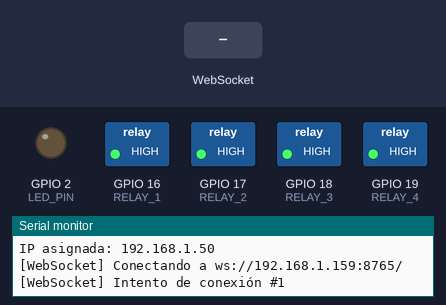
Simulated run of this sketch. Board: ESP32. Parts: switched loads named in the sketch (green lamp = pin HIGH), output pins drawn as LEDs (lit = HIGH), the last lines printed to the serial monitor. The inputs (shaded band) are chosen by the test bench. WiFi joins after 1.5 s; servers stay silent unless stated.

Above: at 2.8 s.
2.9 s: WebSocket text "1" received
At 4.9 s:
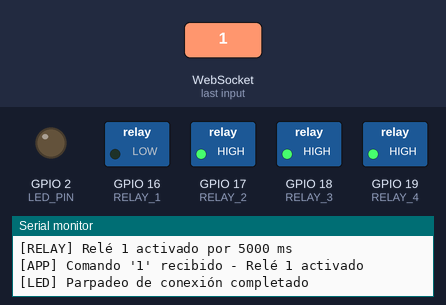
5.9 s: WebSocket text "2" received
At 6.3 s:
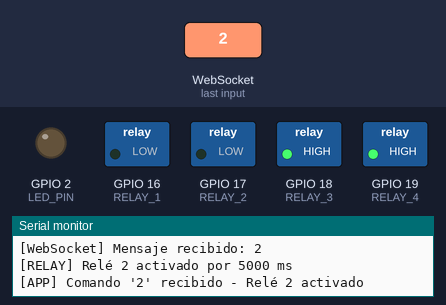
8.9 s: WebSocket text "led" received
At 9.6 s:
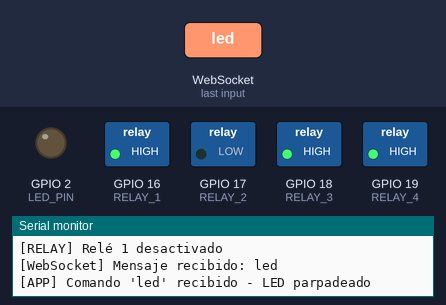
10.5 s: WebSocket text "3" received
At 11.5 s:
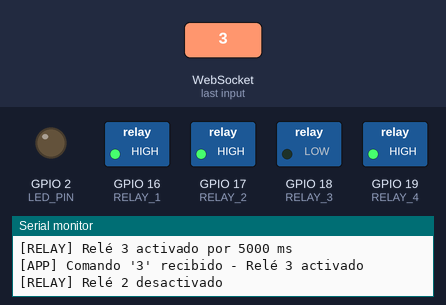
12.4 s: WebSocket text "4" received
At 13.4 s:
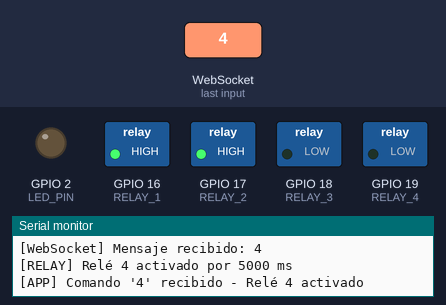
13.9 s: WebSocket text "1" received
At 14.5 s:
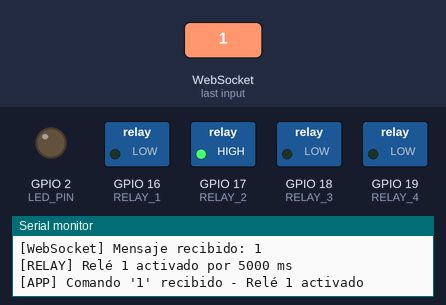
Timing chart, 0 to 20.4 s (numbered marks = the images above; inputs shaded):
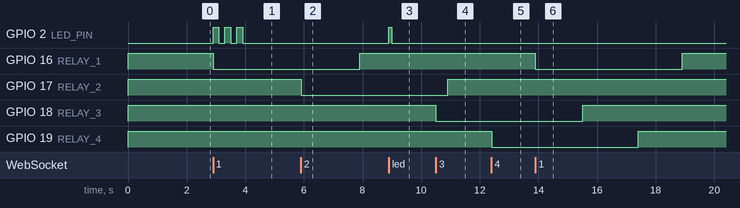

Measured:
- after the input at 2.9 s, GPIO 2 (LED_PIN): alternates HIGH for 0.20 s and LOW for 0.20 s, 6 changes in all, then stays LOW, starting at once; GPIO 16 (RELAY_1): HIGH → LOW at once
- after the input at 5.9 s, GPIO 17 (RELAY_2): HIGH → LOW at once
- after the input at 8.9 s, GPIO 2 (LED_PIN): LOW → HIGH at once, → LOW 0.10 s later
- after the input at 10.5 s, GPIO 18 (RELAY_3): HIGH → LOW at once
- after the input at 12.4 s, GPIO 19 (RELAY_4): HIGH → LOW at once
- after the input at 13.9 s, GPIO 16 (RELAY_1): HIGH → LOW at once, → HIGH 5.0 s later

The sketch:

CodigoESP32.ino
```cpp
#include <WiFi.h>
#include <WebSocketsClient.h>

const char* ssid = "INFINITUM05A4_2.4";
const char* password = "5XE5sd88pt";
const char* websocket_server = "192.168.1.159";
const uint16_t websocket_port = 8765;

WebSocketsClient webSocket;

// Pines GPIO para los relevadores
#define RELAY_1 16
#define RELAY_2 17
#define RELAY_3 18
#define RELAY_4 19
#define LED_PIN 2

// Variables de conexión
unsigned long lastReconnectAttempt = 0;
unsigned long lastPingCheck = 0;
unsigned long lastWebSocketConnectionTime = 0;
unsigned long lastPongTime = 0;
unsigned long lastHeartbeat = 0;
bool isConnected = false;
bool wifiWasConnected = true;

// Variables para parpadeo del LED de estado
bool blinkOnConnect = false;
unsigned long blinkStartTime = 0;
int blinkCount = 0;
bool ledState = LOW;

// Variables para controlar relés por tiempo
bool relayTimers[4] = {false, false, false, false};
unsigned long relayStartTimes[4] = {0, 0, 0, 0};
const unsigned long RELAY_ON_DURATION = 5000; // 5 segundos

// Variables para watchdog y health check
unsigned long lastLoopTime = 0;
unsigned long connectionStartTime = 0;
int reconnectAttempts = 0;

// Función para inicializar relés
void initRelays() {
  pinMode(RELAY_1, OUTPUT);
  pinMode(RELAY_2, OUTPUT);
  pinMode(RELAY_3, OUTPUT);
  pinMode(RELAY_4, OUTPUT);

  // Apagar todos los relevadores al inicio (HIGH si son activos en LOW)
  digitalWrite(RELAY_1, HIGH);
  digitalWrite(RELAY_2, HIGH);
  digitalWrite(RELAY_3, HIGH);
  digitalWrite(RELAY_4, HIGH);

  Serial.println("[RELAY] Todos los relés inicializados y apagados");
}

// Función para activar un relé específico
void activateRelay(int relayNumber) {
  if (relayNumber < 1 || relayNumber > 4) {
    Serial.printf("[RELAY] Número de relé inválido: %d\n", relayNumber);
    return;
  }

  int relayPin;
  switch (relayNumber) {
    case 1: relayPin = RELAY_1; break;
    case 2: relayPin = RELAY_2; break;
    case 3: relayPin = RELAY_3; break;
    case 4: relayPin = RELAY_4; break;
    default: return;
  }

  // Activar el relé (LOW para activar)
  digitalWrite(relayPin, LOW);
  relayTimers[relayNumber - 1] = true;
  relayStartTimes[relayNumber - 1] = millis();

  Serial.printf("[RELAY] Relé %d activado por %lu ms\n", relayNumber, RELAY_ON_DURATION);
}

// Función para manejar los temporizadores de los relés
void handleRelayTimers() {
  unsigned long currentMillis = millis();

  for (int i = 0; i < 4; i++) {
    if (relayTimers[i]) {
      if (currentMillis - relayStartTimes[i] >= RELAY_ON_DURATION) {
        // Apagar el relé (HIGH para desactivar)
        int relayPin;
        switch (i) {
          case 0: relayPin = RELAY_1; break;
          case 1: relayPin = RELAY_2; break;
          case 2: relayPin = RELAY_3; break;
          case 3: relayPin = RELAY_4; break;
        }

        digitalWrite(relayPin, HIGH);
        relayTimers[i] = false;
        Serial.printf("[RELAY] Relé %d desactivado\n", i + 1);
      }
    }
  }
}

// Evento del WebSocket
void webSocketEvent(WStype_t type, uint8_t* payload, size_t length) {
  switch (type) {
    case WStype_DISCONNECTED:
      Serial.println("[WebSocket] Desconectado.");
      isConnected = false;
      reconnectAttempts = 0;
      break;

    case WStype_CONNECTED:
      Serial.printf("[WebSocket] Conectado a: %s\n", payload);
      isConnected = true;
      lastWebSocketConnectionTime = millis();
      lastPongTime = millis();
      lastHeartbeat = millis();
      connectionStartTime = millis();
      reconnectAttempts = 0;

      // Parpadeo de confirmación
      blinkOnConnect = true;
      blinkStartTime = millis();
      blinkCount = 0;
      ledState = LOW;
      digitalWrite(LED_PIN, ledState);

      Serial.println("[WebSocket] Enviando ping inicial...");
      webSocket.sendPing();
      break;

    case WStype_TEXT:
      {
        Serial.printf("[WebSocket] Mensaje recibido: %s\n", payload);
        lastHeartbeat = millis(); // Actualizar heartbeat en cualquier mensaje

        // Procesar comandos para relés
        String command = String((char*)payload);

        if (command == "1") {
          activateRelay(1);
          Serial.println("[APP] Comando '1' recibido - Relé 1 activado");
        }
        else if (command == "2") {
          activateRelay(2);
          Serial.println("[APP] Comando '2' recibido - Relé 2 activado");
        }
        else if (command == "3") {
          activateRelay(3);
          Serial.println("[APP] Comando '3' recibido - Relé 3 activado");
        }
        else if (command == "4") {
          activateRelay(4);
          Serial.println("[APP] Comando '4' recibido - Relé 4 activado");
        }
        else if (command == "led") {
          // Comando especial para el LED de estado
          digitalWrite(LED_PIN, HIGH);
          delay(100);
          digitalWrite(LED_PIN, LOW);
          Serial.println("[APP] Comando 'led' recibido - LED parpadeado");
        }
        else {
          Serial.printf("[APP] Comando desconocido: %s\n", command.c_str());
        }
      }
      break;

    case WStype_PING:
      Serial.println("[WebSocket] Ping recibido del servidor");
      lastHeartbeat = millis();
      // La librería responde automáticamente con PONG
      break;

    case WStype_PONG:
      Serial.println("[WebSocket] Pong recibido del servidor");
      lastPongTime = millis();
      lastHeartbeat = millis();
      break;

    case WStype_ERROR:
      Serial.printf("[WebSocket] Error: %s\n", payload);
      break;

    case WStype_FRAGMENT_TEXT_START:
    case WStype_FRAGMENT_BIN_START:
    case WStype_FRAGMENT:
    case WStype_FRAGMENT_FIN:
      Serial.println("[WebSocket] Fragmento recibido");
      break;
  }
}

void connectWiFi() {
  if (WiFi.status() != WL_CONNECTED) {
    if (wifiWasConnected) {
      Serial.println("[WiFi] Conexión perdida. Reintentando...");
      wifiWasConnected = false;
    }

    WiFi.disconnect();
    delay(100);
    WiFi.begin(ssid, password);

    unsigned long startAttemptTime = millis();
    int attempts = 0;

    while (WiFi.status() != WL_CONNECTED && millis() - startAttemptTime < 15000) {
      delay(500);
      Serial.print(".");
      attempts++;

      // Si tarda mucho, reiniciar el proceso
      if (attempts > 20) {
        Serial.println("\n[WiFi] Reiniciando proceso de conexión...");
        WiFi.disconnect();
        delay(1000);
        WiFi.begin(ssid, password);
        attempts = 0;
        startAttemptTime = millis();
      }
    }

    if (WiFi.status() == WL_CONNECTED) {
      Serial.printf("\n[WiFi] Reconectado. IP: %s\n", WiFi.localIP().toString().c_str());
      Serial.printf("[WiFi] RSSI: %d dBm\n", WiFi.RSSI());
      wifiWasConnected = true;
    } else {
      Serial.println("\n[WiFi] FALLO: No se pudo reconectar");
    }
  }
}

void connectWebSocket() {
  if (WiFi.status() != WL_CONNECTED) {
    Serial.println("[WebSocket] WiFi no conectado, no se puede conectar WebSocket");
    return;
  }

  Serial.printf("[WebSocket] Conectando a ws://%s:%d/\n", websocket_server, websocket_port);

  // Configuraciones adicionales para mayor estabilidad
  webSocket.begin(websocket_server, websocket_port, "/");
  webSocket.onEvent(webSocketEvent);
  webSocket.setReconnectInterval(3000);
  webSocket.enableHeartbeat(15000, 3000, 2); // ping cada 15s, timeout 3s, 2 intentos

  reconnectAttempts++;
  Serial.printf("[WebSocket] Intento de conexión #%d\n", reconnectAttempts);
}

void checkWebSocketHealth() {
  unsigned long currentMillis = millis();

  // Verificar si el WebSocket está realmente activo
  if (isConnected) {
    // Si no hemos recibido nada en 30 segundos, algo está mal
    if (currentMillis - lastHeartbeat > 30000) {
      Serial.println("[Health] WebSocket sin actividad por 30s - forzando reconexión");
      webSocket.disconnect();
      isConnected = false;
      return;
    }

    // Enviar ping manual cada 20 segundos si estamos conectados
    if (currentMillis - lastPingCheck > 20000) {
      lastPingCheck = currentMillis;
      Serial.println("[Health] Enviando ping manual...");
      webSocket.sendPing();
    }

    // Verificar si llevamos mucho tiempo sin recibir pong
    if (currentMillis - lastPongTime > 45000) {
      Serial.println("[Health] Sin PONG por 45s - conexión probablemente muerta");
      webSocket.disconnect();
      isConnected = false;
      return;
    }
  }
}

void printStatus() {
  static unsigned long lastStatusPrint = 0;
  unsigned long currentMillis = millis();

  if (currentMillis - lastStatusPrint > 30000) { // Cada 30 segundos
    lastStatusPrint = currentMillis;

    Serial.println("\n=== STATUS REPORT ===");
    Serial.printf("WiFi: %s (RSSI: %d dBm)\n",
                  WiFi.status() == WL_CONNECTED ? "OK" : "DESCONECTADO",
                  WiFi.RSSI());
    Serial.printf("WebSocket: %s\n", isConnected ? "CONECTADO" : "DESCONECTADO");
    Serial.printf("Uptime: %lu ms\n", currentMillis);
    Serial.printf("Heap libre: %d bytes\n", ESP.getFreeHeap());
    Serial.printf("Último heartbeat: hace %lu ms\n", currentMillis - lastHeartbeat);
    Serial.printf("Último pong: hace %lu ms\n", currentMillis - lastPongTime);
    Serial.printf("Intentos reconexión: %d\n", reconnectAttempts);

    // Estado de los relés
    Serial.print("Relés activos: ");
    for (int i = 0; i < 4; i++) {
      if (relayTimers[i]) {
        Serial.printf("R%d ", i + 1);
      }
    }
    Serial.println();
    Serial.println("==================\n");
  }
}

void setup() {
  Serial.begin(115200);
  Serial.println("\n=== ESP32 WebSocket Client con 4 Relés v1.0 ===");

  // Inicializar LED de estado y relés
  pinMode(LED_PIN, OUTPUT);
  digitalWrite(LED_PIN, LOW);
  initRelays();

  // Configuraciones WiFi adicionales para estabilidad
  WiFi.mode(WIFI_STA);
  WiFi.setAutoReconnect(true);
  WiFi.persistent(true);

  connectWiFi();

  if (WiFi.status() == WL_CONNECTED) {
    Serial.printf("IP asignada: %s\n", WiFi.localIP().toString().c_str());
    connectWebSocket();
  }

  lastLoopTime = millis();
  lastHeartbeat = millis();
}

void loop() {
  unsigned long currentMillis = millis();

  // Watchdog - detectar si el loop se bloquea
  if (currentMillis - lastLoopTime > 5000) {
    Serial.println("[WATCHDOG] Loop bloqueado detectado - reiniciando...");
    ESP.restart();
  }
  lastLoopTime = currentMillis;

  // Verificar y mantener WiFi
  connectWiFi();

  // Solo proceder si WiFi está conectado
  if (WiFi.status() == WL_CONNECTED) {

    // Reintento de WebSocket si está desconectado
    if (!webSocket.isConnected()) {
      if (currentMillis - lastReconnectAttempt > 5000) {
        lastReconnectAttempt = currentMillis;
        Serial.println("[WebSocket] Desconectado. Intentando reconectar...");
        connectWebSocket();
      }
    }

    // Ejecutar el loop del WebSocket
    webSocket.loop();

    // Verificar salud de la conexión WebSocket
    checkWebSocketHealth();

  } else {
    // Si no hay WiFi, marcar WebSocket como desconectado
    isConnected = false;
  }

  // Manejar temporizadores de relés
  handleRelayTimers();

  // Parpadeo al conectar (3 veces)
  if (blinkOnConnect) {
    if (currentMillis - blinkStartTime >= 200) {
      blinkStartTime = currentMillis;
      ledState = !ledState;
      digitalWrite(LED_PIN, ledState);
      if (!ledState) {
        blinkCount++;
        if (blinkCount >= 3) {
          blinkOnConnect = false;
          digitalWrite(LED_PIN, LOW);
          Serial.println("[LED] Parpadeo de conexión completado");
        }
      }
    }
  }

  // Imprimir estado periódicamente
  printStatus();

  // Reinicio preventivo si hay demasiados intentos fallidos
  if (reconnectAttempts > 50) {
    Serial.println("[RECOVERY] Demasiados intentos fallidos - reiniciando ESP32...");
    delay(1000);
    ESP.restart();
  }

  // Pequeña pausa para no saturar el CPU
  delay(10);
}
```
